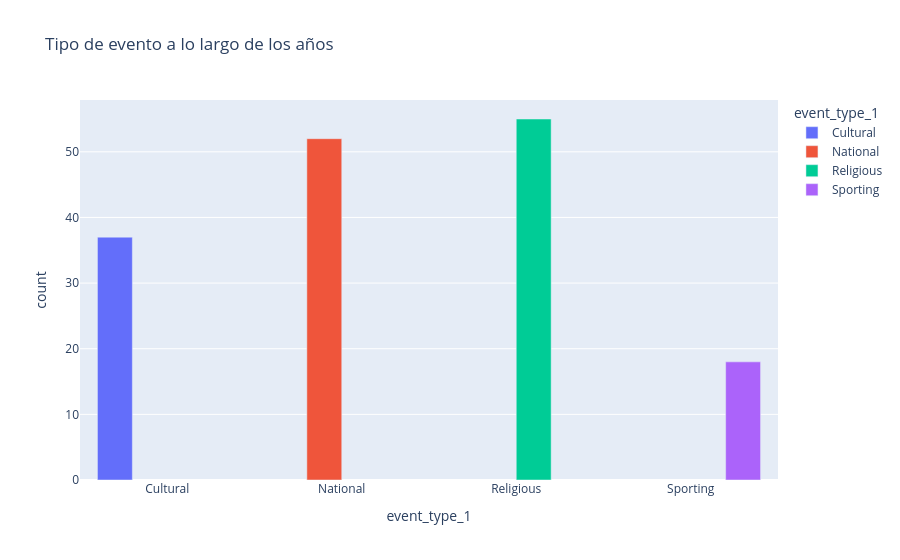

This figure's notebook cell:
### Code cell
event = df_calendar[[c for c in df_calendar.columns if 'event' in c]]

event_typeone = event.groupby(['event_type_1'])['event_name_1'].count().reset_index(name='count')

fig = px.bar(
    event_typeone,
    x='event_type_1',
    y='count',
    color='event_type_1',
    barmode='group',  # o 'stack'
    title='Tipo de evento a lo largo de los años'
)

fig.show()

### Figure 1 — Plotly figure (JSON) as saved in the notebook; plotly's stock layout.template omitted (floating-point values rounded to 4 significant figures)
{"data": [{"alignmentgroup": "True", "hovertemplate": "event_type_1=%{x}<br>count=%{y}<extra></extra>", "legendgroup": "Cultural", "marker": {"color": "#636efa", "pattern": {"shape": ""}}, "name": "Cultural", "offsetgroup": "Cultural", "orientation": "v", "showlegend": true, "textposition": "auto", "type": "bar", "x": ["Cultural"], "xaxis": "x", "y": [37], "yaxis": "y"}, {"alignmentgroup": "True", "hovertemplate": "event_type_1=%{x}<br>count=%{y}<extra></extra>", "legendgroup": "National", "marker": {"color": "#EF553B", "pattern": {"shape": ""}}, "name": "National", "offsetgroup": "National", "orientation": "v", "showlegend": true, "textposition": "auto", "type": "bar", "x": ["National"], "xaxis": "x", "y": [52], "yaxis": "y"}, {"alignmentgroup": "True", "hovertemplate": "event_type_1=%{x}<br>count=%{y}<extra></extra>", "legendgroup": "Religious", "marker": {"color": "#00cc96", "pattern": {"shape": ""}}, "name": "Religious", "offsetgroup": "Religious", "orientation": "v", "showlegend": true, "textposition": "auto", "type": "bar", "x": ["Religious"], "xaxis": "x", "y": [55], "yaxis": "y"}, {"alignmentgroup": "True", "hovertemplate": "event_type_1=%{x}<br>count=%{y}<extra></extra>", "legendgroup": "Sporting", "marker": {"color": "#ab63fa", "pattern": {"shape": ""}}, "name": "Sporting", "offsetgroup": "Sporting", "orientation": "v", "showlegend": true, "textposition": "auto", "type": "bar", "x": ["Sporting"], "xaxis": "x", "y": [18], "yaxis": "y"}], "layout": {"barmode": "group", "legend": {"title": {"text": "event_type_1"}, "tracegroupgap": 0}, "title": {"text": "Tipo de evento a lo largo de los años"}, "xaxis": {"anchor": "y", "categoryarray": ["Cultural", "National", "Religious", "Sporting"], "categoryorder": "array", "domain": [0, 1], "title": {"text": "event_type_1"}}, "yaxis": {"anchor": "x", "domain": [0, 1], "title": {"text": "count"}}}}
